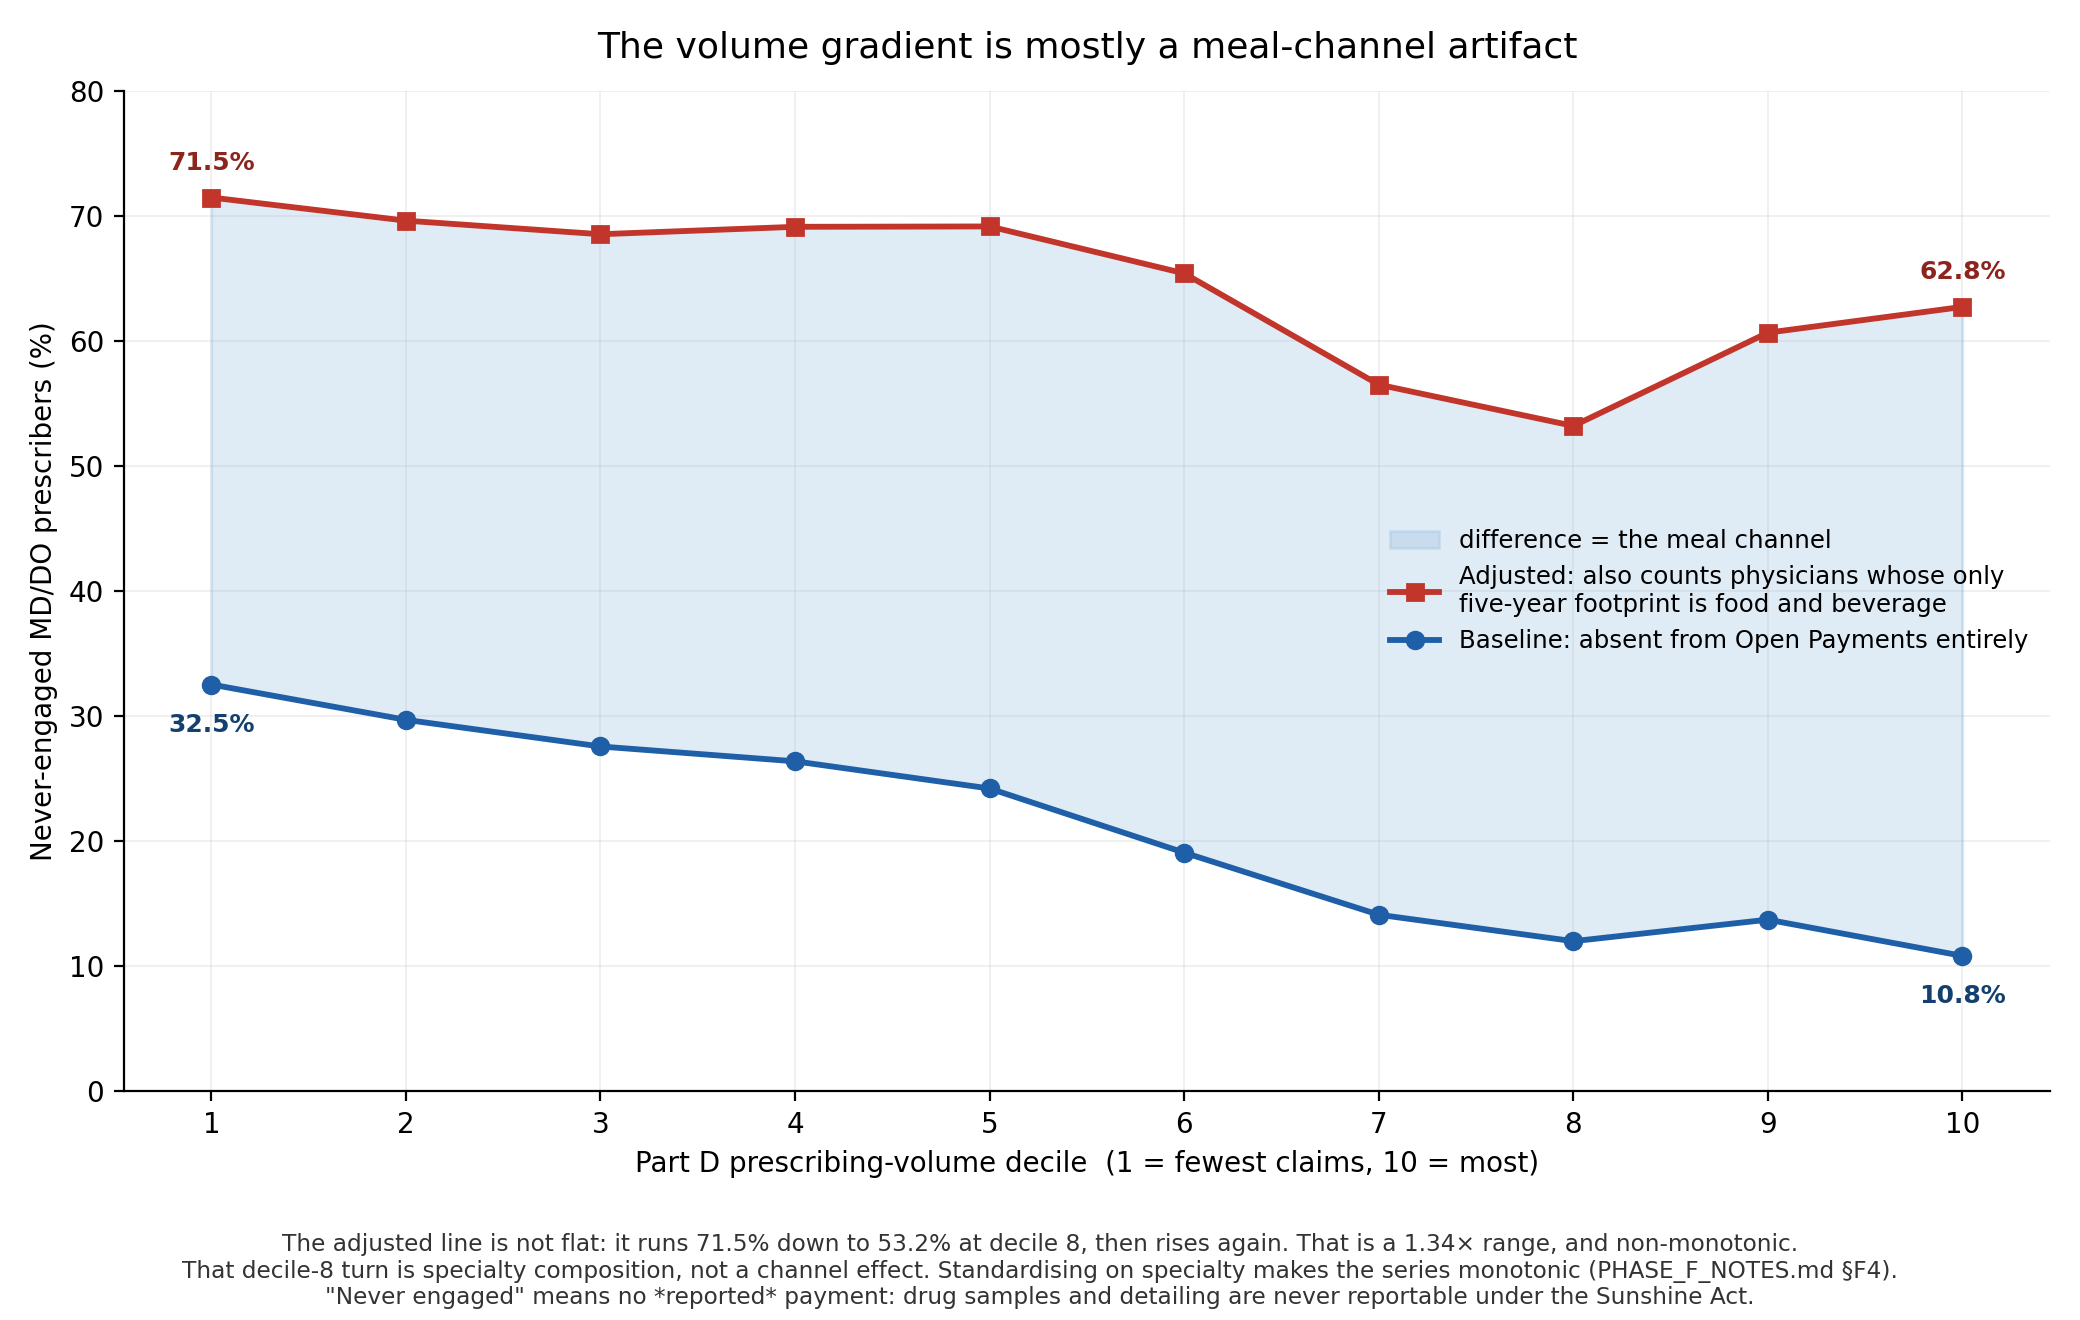

Source code (Python):
#!/usr/bin/env python3
"""
fig3_volume_gradient.py

PRODUCES : figures/fig3_volume_gradient.png
SOURCE   : PHASE_A_FINDINGS.md §A3; PHASE_R_FINDINGS.md §R1
INPUTS   : figures/data/volume_gradient.csv (from 03_state_analysis.sql)

Never-engaged rate by prescribing-volume decile, under both engagement
definitions on one axis.

Baseline (absent from the Profile Supplement) falls steeply and near
monotonically, 32.5% to 10.8% (a 3.0x spread): the reading that industry
engagement tracks prescribing volume. Reclassify physicians whose entire
five-year footprint is food and beverage and that spread largely collapses.

The adjusted line is NOT flat in absolute terms: it runs 71.5% at decile 1 down
to a minimum of 53.2% at decile 8, then rises again through 9 and 10. That is a
1.34x range, and non-monotonic. It is flat only relative to the baseline's 3.0x.
The decile-8 dip is diagnosed in PHASE_F_NOTES.md §F4.

The gap between the two lines is the meal channel. Most of what looks like
commercially rational targeting by volume is the distribution of who got a
sandwich.

Detail moved here from the figure caption to keep that caption to three lines:

  * Baseline falls 32.5% -> 10.8% across deciles, a 3.0x spread, near monotonic.
  * The decile-8 turn is specialty composition. Specialist share peaks at decile
    8 (37.4%) and collapses to 10.9% by decile 10, while primary care runs
    35.2% -> 56.0% -> 80.2%. Specialists hold consulting, speaking and research
    relationships at far higher rates; the top deciles are dominated by
    high-volume primary-care prescribers whose whole footprint is meals.
    Standardising on specialty makes the series perfectly monotonic
    (71.4 -> 56.2). Organisation type is ruled out. See PHASE_F_NOTES.md F4.
  * Both series are descriptive; neither implies causation.
"""
import os
import pandas as pd
import matplotlib
matplotlib.use("Agg")
import matplotlib.pyplot as plt

HERE = os.path.dirname(os.path.abspath(__file__))
df = pd.read_csv(os.path.join(HERE, "data", "volume_gradient.csv")).sort_values("volume_decile")

fig, ax = plt.subplots(figsize=(10.4, 6.6))
x = df["volume_decile"]

ax.fill_between(x, df["pct_never_baseline"], df["pct_never_adjusted"],
                color="#8fb8de", alpha=0.28, zorder=1,
                label="difference = the meal channel")
ax.plot(x, df["pct_never_adjusted"], marker="s", ms=6.0, lw=2.1,
        color="#c2352b", zorder=3,
        label="Adjusted: also counts physicians whose only\nfive-year footprint is food and beverage")
ax.plot(x, df["pct_never_baseline"], marker="o", ms=6.0, lw=2.1,
        color="#1f5fa8", zorder=3,
        label="Baseline: absent from Open Payments entirely")

for xi, yi in [(x.iloc[0], df["pct_never_baseline"].iloc[0]),
               (x.iloc[-1], df["pct_never_baseline"].iloc[-1])]:
    ax.annotate(f"{yi:.1f}%", xy=(xi, yi), xytext=(0, -17),
                textcoords="offset points", ha="center",
                fontsize=9, color="#14406f", fontweight="bold")
for xi, yi in [(x.iloc[0], df["pct_never_adjusted"].iloc[0]),
               (x.iloc[-1], df["pct_never_adjusted"].iloc[-1])]:
    ax.annotate(f"{yi:.1f}%", xy=(xi, yi), xytext=(0, 10),
                textcoords="offset points", ha="center",
                fontsize=9, color="#8d241d", fontweight="bold")

ax.set_xticks(range(1, 11))
ax.set_xlabel("Part D prescribing-volume decile  (1 = fewest claims, 10 = most)")
ax.set_ylabel("Never-engaged MD/DO prescribers (%)")
ax.set_ylim(0, 80)
ax.set_title("The volume gradient is mostly a meal-channel artifact",
             fontsize=13, pad=12)
ax.grid(alpha=0.22, lw=0.6)
ax.set_axisbelow(True)
for s in ("top", "right"):
    ax.spines[s].set_visible(False)
ax.legend(loc="center right", fontsize=8.8, frameon=False)

b0, b9 = df["pct_never_baseline"].iloc[0], df["pct_never_baseline"].iloc[-1]
a0, a9 = df["pct_never_adjusted"].iloc[0], df["pct_never_adjusted"].iloc[-1]
# The adjusted series is NOT flat and NOT monotonic: state its true range and
# where it turns, rather than quoting endpoints.
a_min = df["pct_never_adjusted"].min()
a_max = df["pct_never_adjusted"].max()
a_min_dec = int(df.loc[df["pct_never_adjusted"].idxmin(), "volume_decile"])
fig.text(0.5, 0.012,
         f"The adjusted line is not flat: it runs {a_max:.1f}% down to {a_min:.1f}% at decile {a_min_dec}, then rises "
         f"again. That is a {a_max/a_min:.2f}× range, and non-monotonic.\n"
         f"That decile-{a_min_dec} turn is specialty composition, not a channel effect. Standardising on specialty makes "
         "the series monotonic (PHASE_F_NOTES.md §F4).\n"
         "\"Never engaged\" means no *reported* payment: drug samples and detailing are never reportable under the "
         "Sunshine Act.",
         ha="center", fontsize=8.4, color="#333333")

fig.tight_layout(rect=[0, 0.085, 1, 1])
out = os.path.join(HERE, "fig3_volume_gradient.png")
fig.savefig(out, dpi=200)
print(f"wrote {out}")
